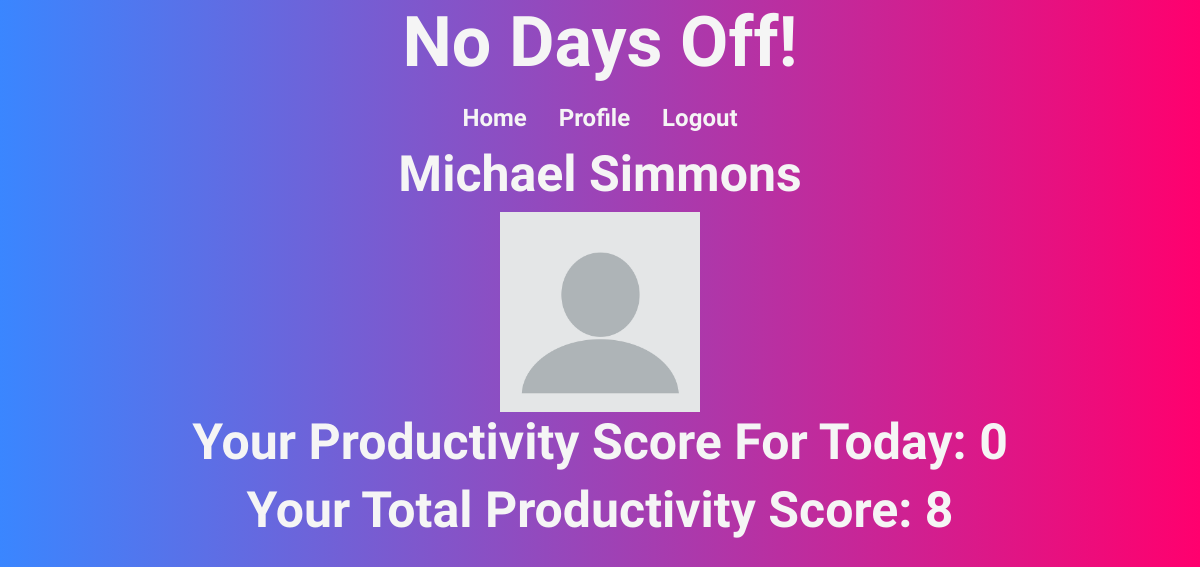
/profile (signed in), run on the app's committed database.
### main/models.py (models this page shows)
class User(models.Model):
    first_name = models.CharField(max_length=50)
    last_name = models.CharField(max_length=50)
    email = models.CharField(max_length=255)
    password = models.CharField(max_length=50)
    occupation = models.CharField(max_length=100)
    score= models.IntegerField(default=0)
    created_at = models.DateTimeField(auto_now_add=True)
    updated_at = models.DateTimeField(auto_now=True)
    objects = UserManager()

### main/views.py (the view)
# urls.py: path('profile',views.profile)
def profile(request):
    logged_in_user = User.objects.get(id=request.session['user_id'])
    logged_in_user = User.objects.get(id=request.session['user_id'])
    all_tasks = Task.objects.all()
    user_tasks = logged_in_user.tasks_uploaded
    today_date = date.today()
    daily_score =0
    for task in all_tasks:
        if task.day_completed== today_date and task.completed_by == logged_in_user:
             daily_score = daily_score + 1
    context = {
    'logged_in_user': logged_in_user,
    'all_tasks' : all_tasks,
    'daily_score': daily_score,
    'today_date': today_date,
    'user_tasks': user_tasks
    }
    return render(request,'profile.html',context)

### main/templates/profile.html (shortened to what this page needs)
<!DOCTYPE html>
<html lang="en">
<head>
    <link rel="stylesheet" href="static/css/style.css">
    <link href="https://cdn.jsdelivr.net/npm/bootstrap@5.1.3/dist/css/bootstrap.min.css" rel="stylesheet">
</head>
<body>
    <div class="title">
        <h1 class="title">No Days Off!</h1>
      </div>
      <ul class="nav justify-content-center">
        <li class="nav-item">
          <a class="nav-link active" aria-current="page" href="/welcome">Home</a>
        </li>
        <li class="nav-item">
          <a class="nav-link" href="#">Profile</a>
        </li>
        <li class="nav-item">
          <a class="nav-link" href="/logout">Logout</a>
        </li>
      </ul>
      <div class="title2">
        <h1 class="title2"> {{logged_in_user.first_name}} {{logged_in_user.last_name}}</h1>
      </div>
      <div class="title2">
        <img class="profile_pic" src="/static/imgs/profile.png" alt="" srcset="">
      </div>
      <div class="title2">
        <h1 class="title2">Your Productivity Score For Today: {{daily_score}} </h1>
      </div>
      <div class="title2">
        <h1 class="title2">Your Total Productivity Score: {{logged_in_user.score}} </h1>
      </div>
</body>
</html>

### main/static/css/style.css (style rules this page uses)
body { background-image: linear-gradient(to right, #3a86ff, #ff006e); }
.title { display: flex; justify-content: center; color: whitesmoke; }
.title2 { display: flex; justify-content: center; color: whitesmoke; }
h1.title { font-size: 70px; font-family: 'Poiret One', cursive; font-weight: bolder; }
h1.title2 { font-size: 50px; font-family: 'Poiret One', cursive; font-weight: bolder; }
a.nav-link { color: whitesmoke; font-family: 'Poiret One', cursive; font-weight: bolder; font-size: x-large; }
.profile_pic { width: 200px; height: 200px; }

### data on the page
User: first_name "Michael", last_name "Simmons", score "8"

### other printed values
{{ daily_score }} "0"
